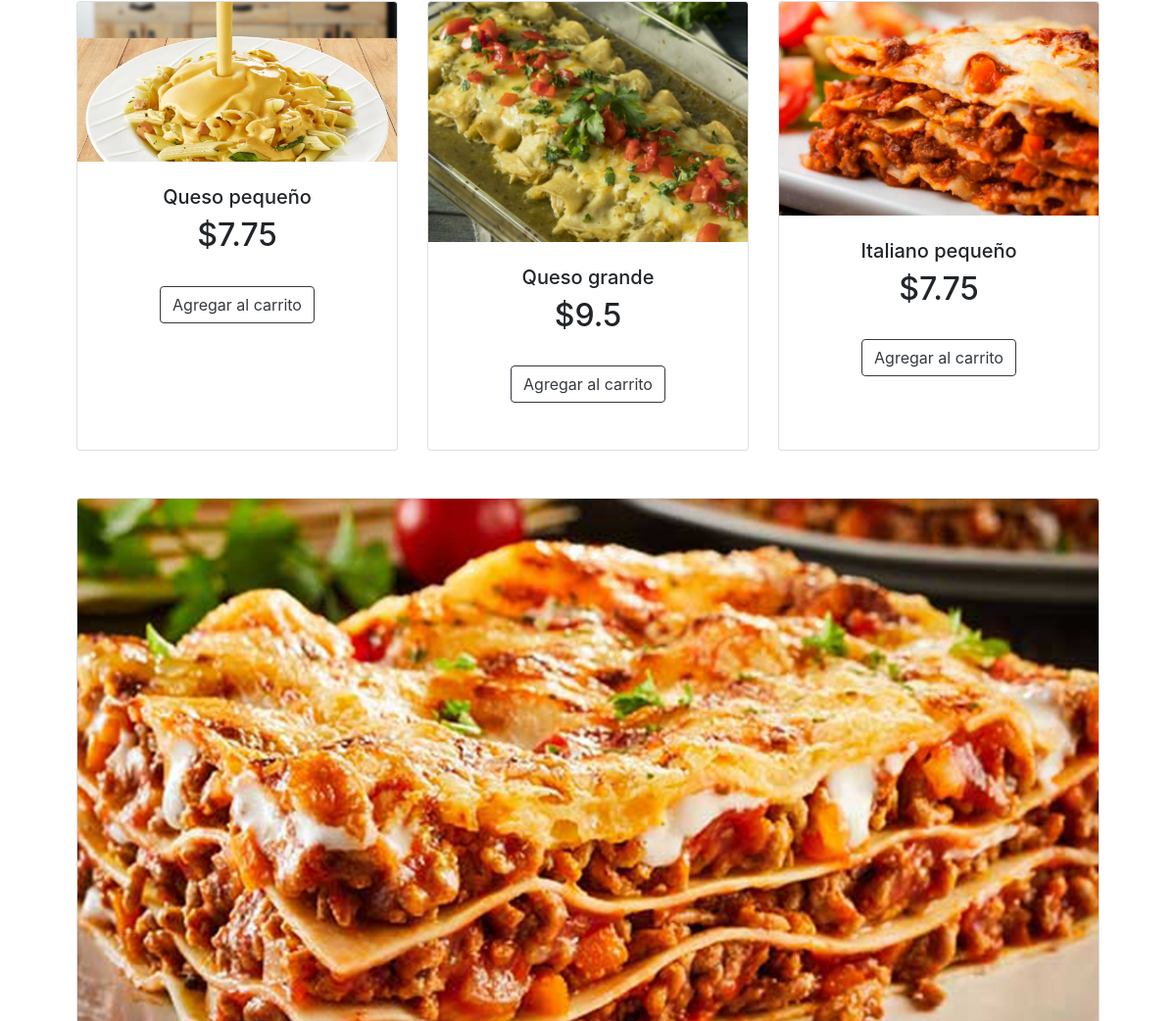
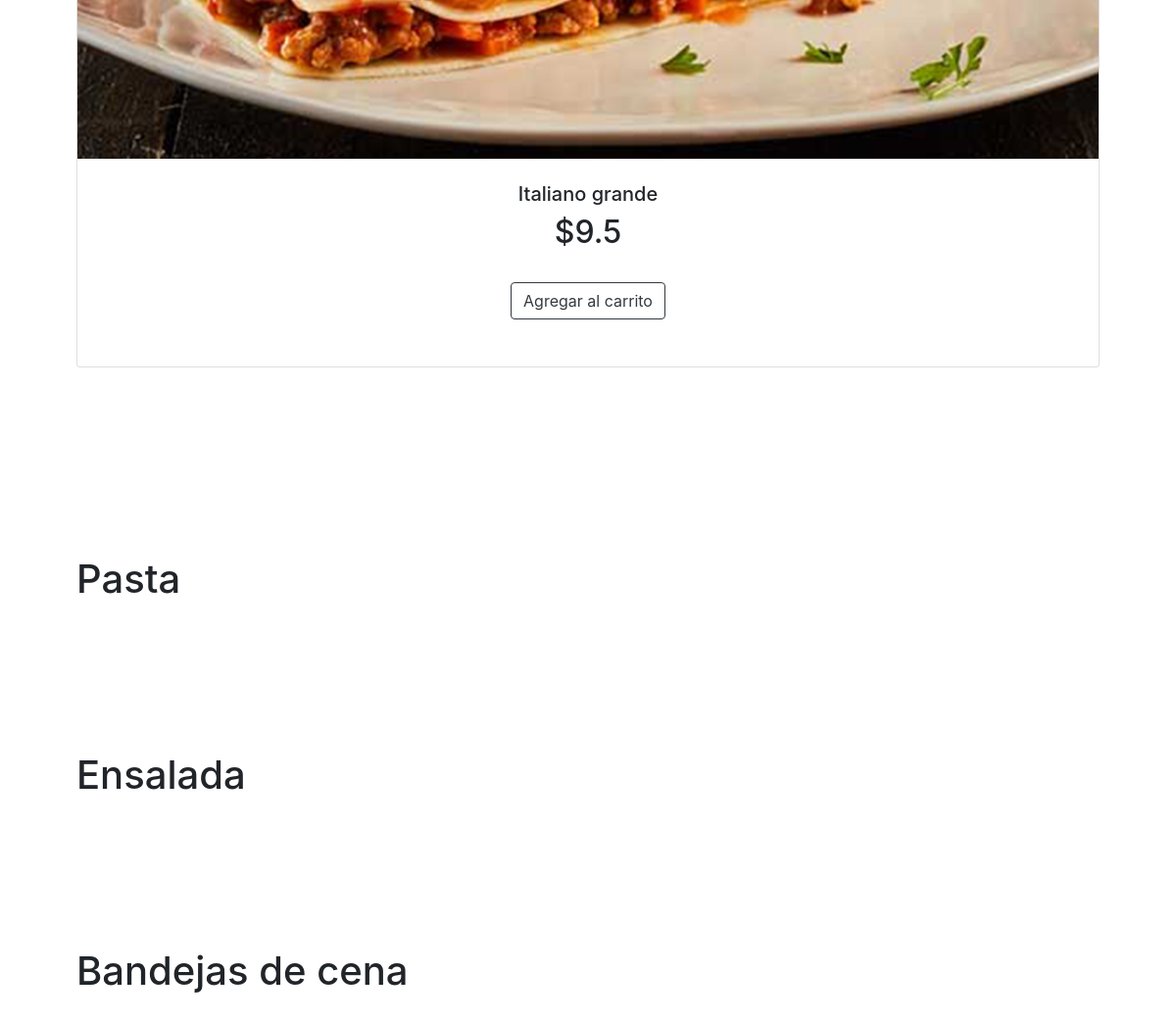
Page / (signed in, lower part) on the earlier database version (2 pictures, top to bottom).
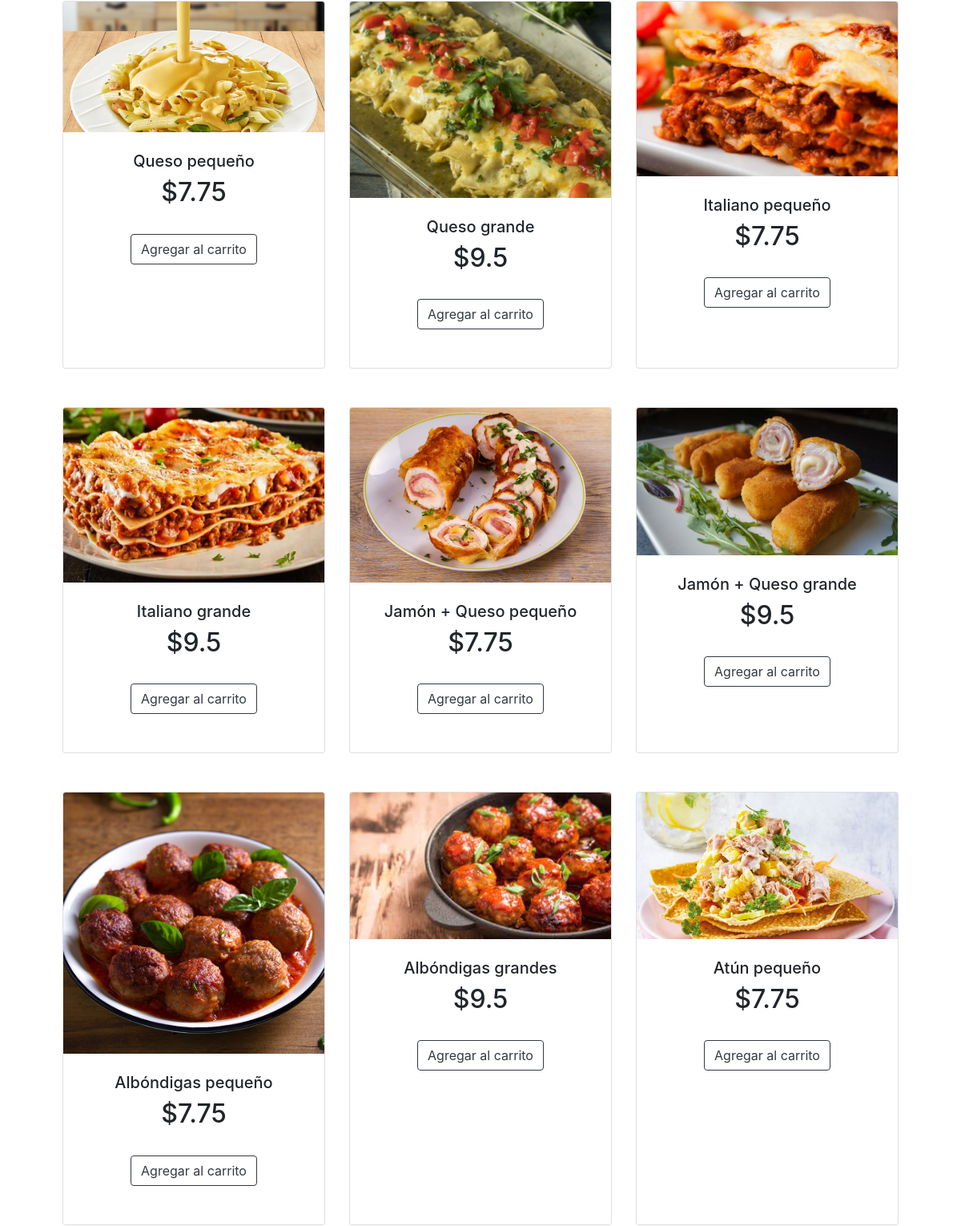
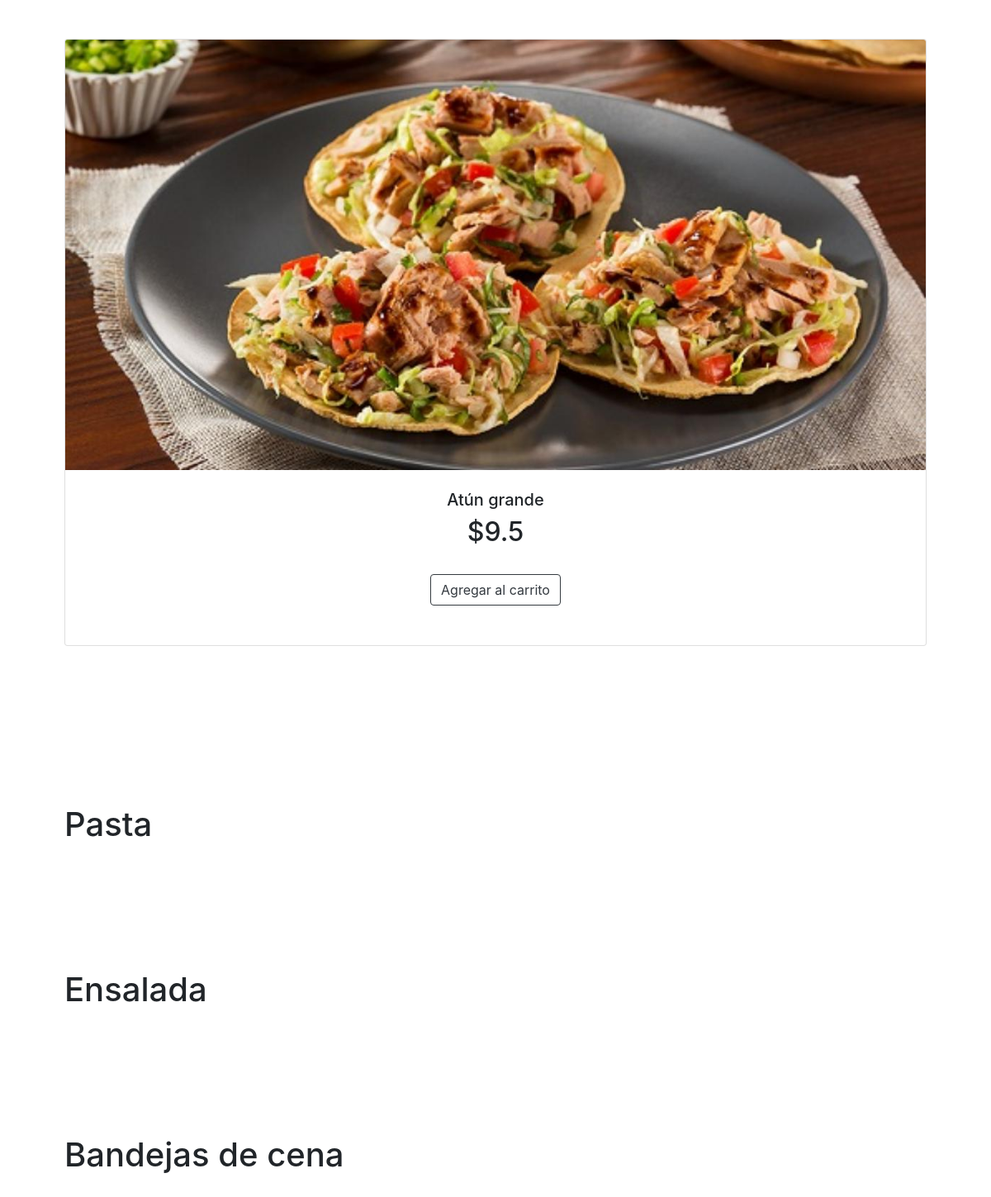
Same page on the later database version (2 pictures, top to bottom).
### orders/models.py (models this page shows, shortened)
class Platillo(models.Model):
    nombre = models.CharField(max_length=40)
    maxExtras = models.IntegerField()
    precio = models.FloatField()
    categoria = models.ForeignKey(Categoria, on_delete=models.PROTECT, related_name="platillos")
    imagen = models.ImageField(upload_to="platillos", null=True)

class Categoria(models.Model):
    categorias = models.CharField(max_length=30)

### orders/views.py (the view)
# urls.py: path("", views.index, name="index"),
@login_required(login_url="/login")
def index(request):
    platillos = list(
        Platillo.objects.order_by("categoria")
    )
    categorias = Categoria.objects.all()
    extras = Extra.objects.all()
    data = {
        "platillos" : platillos,
        "extras" : extras,
        "categorias" : categorias,
    }
    return render(request,"index.html", data)

### orders/templates/index.html (shortened to what this page needs)
{% extends "layout.html" %}
{% block main%}
{% for categoria in categorias%}
<section class="py-5">
<div class="container px-4 px-lg-5 mt-5">
  <h1>{{categoria.categorias}}</h1>
  <div class="row gx-5 gx-lg-6 row-cols-3 row-cols-md-5 row-cols-xl-5 justify-content-center">
    {% for platillo in categoria.platillos.all %}
    <div class="col mb-5">
      <div class="card h-100">
        {% if platillo.imagen %}
        <img src="/media/{{platillo.imagen}}" class="card-img-top" alt="">
        {% endif %}
        <div class="card-body p-4">
          <div class="text-center">
            <h5 class="fw-bolder">{{platillo.nombre}}</h5>
            <h2>${{platillo.precio}}</h2>
            <div class="card-footer p-4 pt-0 border-top-0 bg-transparent">
            <button type="button" class="btn btn-outline-dark mt-auto" data-toggle="modal"
              data-target="#platilloModal-{{platillo.id}}">
              Agregar al carrito
            </button>
          </div>
          </div>
        </div>
      </div>
    </div>
    {% endfor %}
  </div>
</div>
</section>
{% endfor %}
  {% endblock%}

### orders/templates/layout.html (shortened to what this page needs)
<!DOCTYPE html>
<html lang="en">
{% load static%}
<head>
  <link rel="stylesheet" href="https://maxcdn.bootstrapcdn.com/bootstrap/4.0.0/css/bootstrap.min.css"
>
  <link href="/static/style.css" rel="stylesheet">
</head>
<body>
  <main class="container-fluid pb-5">
    {% block main %}{% endblock %}
</body>
</html>

Differences in the rows shown:
added Platillo: imagen (picture), nombre "Jamón + Queso pequeño", precio "7.75", shown under Categoria (number 1 of 4 on the later page)
added Platillo: imagen (picture), nombre "Jamón + Queso grande", precio "9.5", shown under Categoria (number 1 of 4 on the later page)
added Platillo: imagen (picture), nombre "Albóndigas pequeño", precio "7.75", shown under Categoria (number 1 of 4 on the later page)
added Platillo: imagen (picture), nombre "Albóndigas grandes", precio "9.5", shown under Categoria (number 1 of 4 on the later page)
added Platillo: imagen (picture), nombre "Atún pequeño", precio "7.75", shown under Categoria (number 1 of 4 on the later page)
added Platillo: imagen (picture), nombre "Atún grande", precio "9.5", shown under Categoria (number 1 of 4 on the later page)
